Frame 1 (no input): blank canvas, image omitted
Frame 60 (no input): blank canvas, image omitted
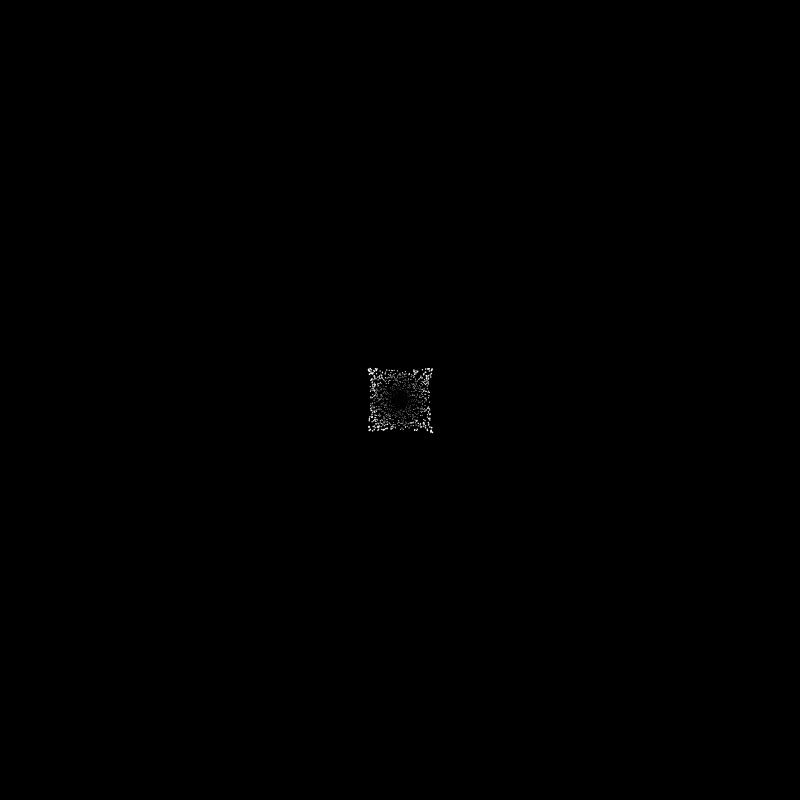
Frame 120 (the mouse pressed at the canvas centre since frame 60)

The p5.js sketch whose frames 1 and 60 were blank and that drew this single picture after the mouse press (run headless with seeded random() and noise() and a simulated clock; from frame 60 on, the mouse is pressed at the canvas centre):

// p5.js sketch
// ── sketch.js
var starPositionX;
var starPositionY;
var starNum;

var starDirectionsX;
var starDirectionsY;
var maxDistance;

function setup() {
  createCanvas(800, 800);

  starPositionX = [];
  starPositionY = [];
  starNum = 1000;
  starDirectionsX = [];
  starDirectionsY = [];

  maxDistance = dist(0, 0, width / 2, height / 2);

  for (var i = 0; i < starNum; i++) {
    starPositionX.push(width / 2);
    starPositionY.push(height / 2);
    starDirectionsX.push(random(-1, 1));
    starDirectionsY.push(random(-1, 1));
  }
}

function draw() {
  background(0);
  fill(255);
  noStroke();
  for (var i = 0; i < starNum; i++) {
    var d = dist(starPositionX[i], starPositionY[i], width / 2, height / 2);
    var r = d / 25;
    var s = (d * 2) / maxDistance + 0.2;
    ellipse(starPositionX[i], starPositionY[i], r, r);
    starPositionX[i] += starDirectionsX[i] * s;
    starPositionY[i] += starDirectionsY[i] * s;
    if (d > maxDistance) {
      starPositionX[i] = width / 2;
      starPositionY[i] = height / 2;
    }
  }
}
